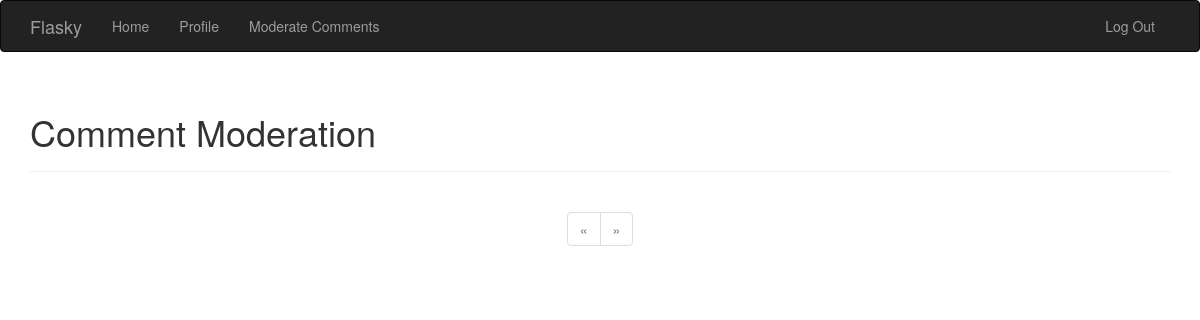
Before: /moderate (signed in) with the older database file.
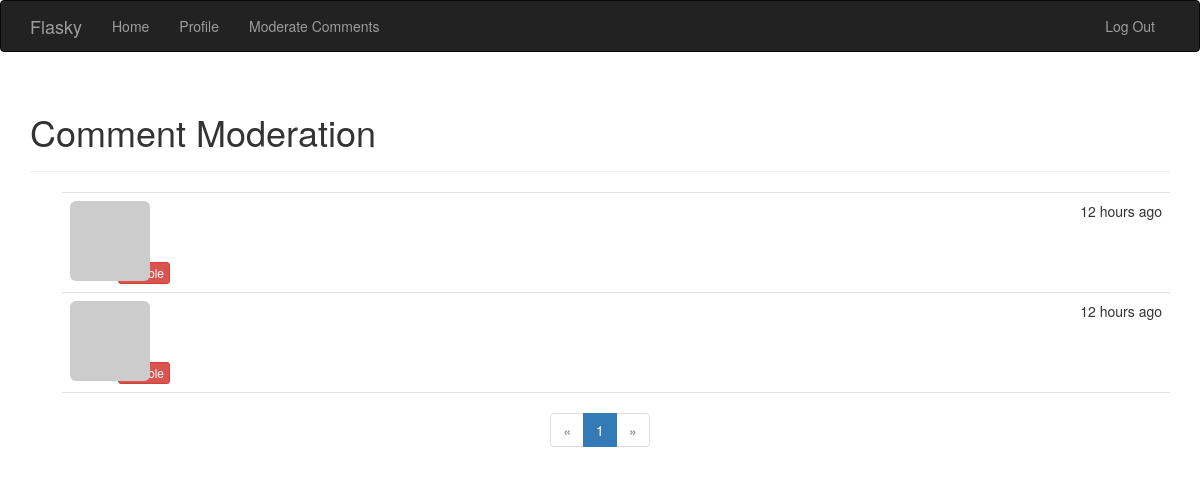
After: the same page with the newer database file.
### app/models.py (models this page shows, shortened)
class Comment(db.Model):
    __tablename__='comment'
    id = db.Column(db.Integer,primary_key=True)
    body = db.Column(db.Text)
    body_html = db.Column(db.Text)
    timestamp = db.Column(db.DateTime,index=True,default=datetime.utcnow)
    disabled = db.Column(db.Boolean)
    author_id = db.Column(db.Integer,db.ForeignKey('users.id'))
    post_id = db.Column(db.Integer,db.ForeignKey('posts.id'))

### app/main/views.py (the view)
@main.route('/moderate')
@login_required
@permission_required(Permission.MODERATE)
def moderate():
    page = request.args.get('page',1,type=int)
    pagination = Comment.query.order_by(Comment.timestamp.desc()).paginate(
        page,per_page=current_app.config['FLASKY_COMMENTS_PER_PAGE'],error_out=False
    )
    comments = pagination.items
    return render_template('moderate.html',comments=comments,pagination=pagination,page=page)

### app/auth/views.py (called while the page is built)
@auth.before_app_request
def before_request():
    if current_user.is_authenticated:
        current_user.ping()
        if not current_user.confirmed \
                and request.blueprint != 'auth' \
                and request.endpoint != 'static':
            return redirect(url_for('auth.unconfirmed'))

### app/main/__init__.py (called while the page is built)
@main.app_context_processor
def inject_permissions():
    return dict(Permission=Permission)

### app/models.py (called while the page is built)
@login_manager.user_loader
def load_user(user_id):
    return User.query.get(int(user_id))

    def has_permission(self,perm):
        return self.permissions & perm ==perm

    def can(self,perm):
        return self.role is not None and self.role.has_permission(perm)

    def ping(self):
        self.last_seen = datetime.utcnow()
        db.session.add(self)
        db.session.commit()

    def gravatar_hash(self):
        return hashlib.md5(self.email.lower().encode('utf-8')).hexdigest()

### app/templates/moderate.html (shortened to what this page needs)
{% extends 'base.html' %}
{% import "_macros.html" as macros %}
{% block styles %}
{{ super() }}
<link rel="stylesheet" href="{{ url_for('static', filename='styles.css') }}">
{% endblock %}
{% block page_content %}
<div class="page-header">
    <h1>Comment Moderation</h1>
</div>
{% set moderate = True %}
{% include '_comments.html' %}
{% if pagination %}
<div class="pagination">
    {{ macros.pagination_widget(pagination,'.moderate') }}
</div>
{% endif %}
{% endblock %}

### app/templates/_comments.html (shortened to what this page needs)
<ul class="comments">
    {% for comment in comments %}
    <li class="comment">
        <div class="comment-thumbnail">
            <a href="{{ url_for('.user', username=comment.author.username) }}">
                <img class="img-rounded profile-thumbnail" src="{{ comment.author.gravatar(size=40) }}">
            </a>
        </div>
        <div class="comment-content">
            <div class="comment-date">{{ moment(comment.timestamp).fromNow() }}</div>
            <div class="comment-author"><a href="{{ url_for('.user', username=comment.author.username) }}">{{ comment.author.username }}</a></div>
            <div class="comment-body">
            </div>
            {% if moderate %}
                <br>
                {% if comment.disabled %}
                <a class="btn btn-default btn-xs" href="{{ url_for('.moderate_enable', id=comment.id, page=page) }}">Enable</a>
                {% else %}
                <a class="btn btn-danger btn-xs" href="{{ url_for('.moderate_disable', id=comment.id, page=page) }}">Disable</a>
                {% endif %}
            {% endif %}
        </div>
    </li>
    {% endfor %}
</ul>

Changed rows visible on the page:
added Comment: timestamp "12 hours ago"
added Comment: timestamp "12 hours ago"
Other visible differences:
new list line: "1"
